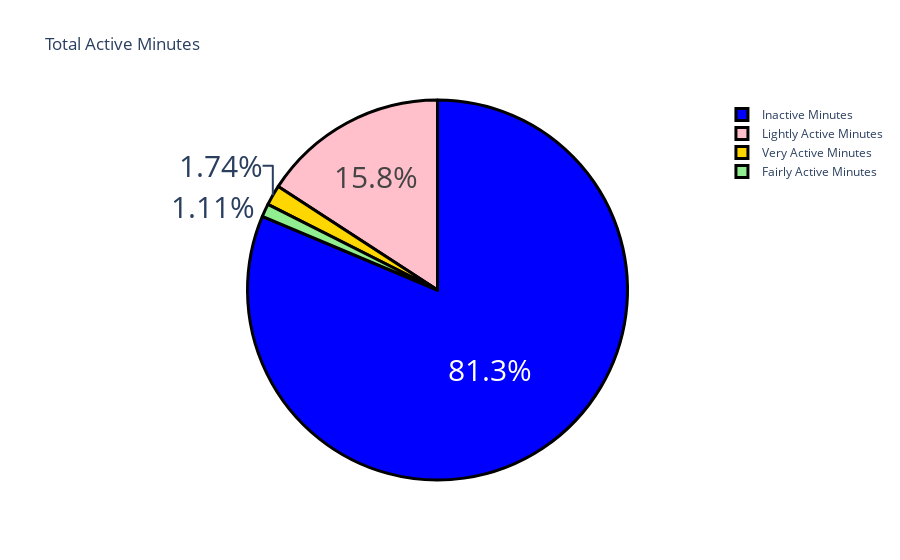

The notebook cell saved with this chart:
### Code cell
label = ["Very Active Minutes", "Fairly Active Minutes", 
         "Lightly Active Minutes", "Inactive Minutes"]
counts = df[["VeryActiveMinutes", "FairlyActiveMinutes", 
               "LightlyActiveMinutes", "SedentaryMinutes"]].mean()
colors = ['gold','lightgreen', "pink", "blue"]

fig = go.Figure(data=[go.Pie(labels=label, values=counts)])
fig.update_layout(title_text='Total Active Minutes')
fig.update_traces(hoverinfo='label+percent', textfont_size=30,
                  marker=dict(colors=colors, line=dict(color='black', width=3)))
fig.show()

### Figure 1 — Plotly figure (JSON) as saved in the notebook; plotly's stock layout.template omitted (floating-point values rounded to 4 significant figures)
{"data": [{"hoverinfo": "label+percent", "labels": ["Very Active Minutes", "Fairly Active Minutes", "Lightly Active Minutes", "Inactive Minutes"], "marker": {"colors": ["gold", "lightgreen", "pink", "blue"], "line": {"color": "black", "width": 3}}, "textfont": {"size": 30}, "type": "pie", "values": [21.16, 13.56, 192.8, 991.2]}], "layout": {"autosize": true, "title": {"text": "Total Active Minutes"}}}
